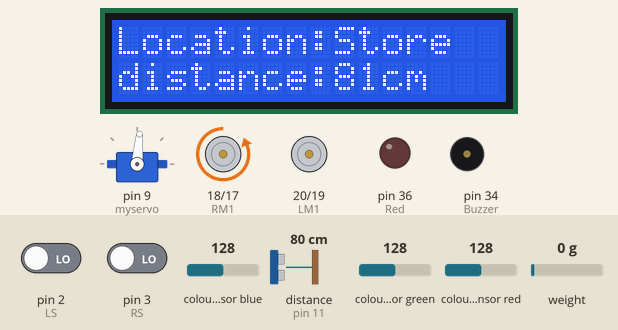
Bench run of a sketch on a simulated Arduino Mega 2560, built with avr-gcc and run on an emulated ATmega2560. On the bench: 16×2 character LCD, servo, motor-driver pin pairs drawn as motors (green arrow = first pin HIGH = forward, orange = second pin HIGH = backward, longer = more drive, scaled by the enable pin), output pins drawn as LEDs (lit = HIGH), buzzer (waves = sounding, pin HIGH). Wiring (inferred from the names in the program): TCS3200 colour sensor: output pin 44; S2 pin 42; S3 pin 43; S0 pin 39; S1 pin 41. Dashed ring = blinking. Inputs (shaded band) come from the test bench; at power-on: distance to the obstacle (sensor on pin 11) 80 cm, pin 2 (LS) LOW, pin 3 (RS) LOW, colour sensor blue 128, colour sensor green 128, colour sensor red 128, weight on the scale 0 g. The echo pulse lasts 58.3 µs per cm; no radio packets arrive unless stated; pins used as bus, display or sensor lines are not drawn; what the sketch prints to the serial monitor is not drawn.

Above: at 3.2 s.
3.3 s: distance to the obstacle (sensor on pin 11) set to 10 cm
At 4.7 s:
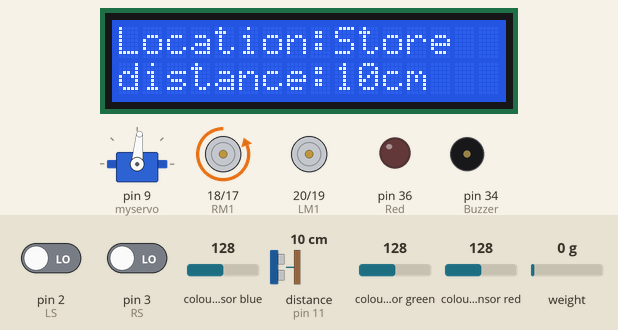
5.3 s: distance to the obstacle (sensor on pin 11) set to 7 cm
At 8.55 s:
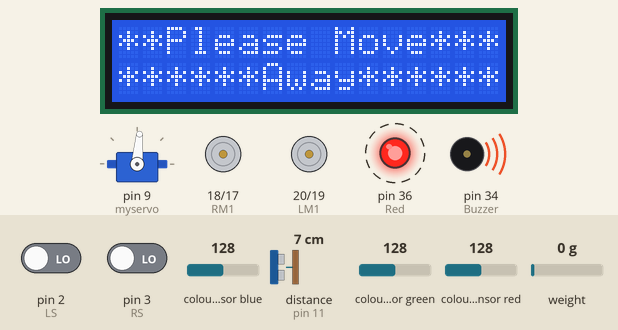
Timing chart, 0 to 15.1 s (numbered marks = the images above; inputs shaded):
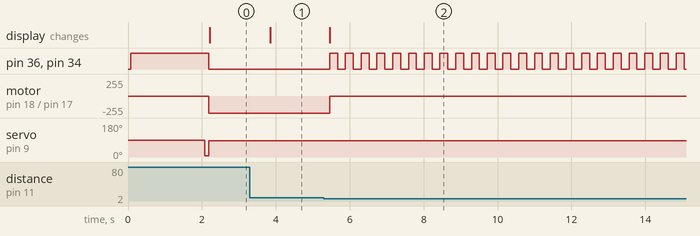

Measured:
- the behaviour switches between 9 and 8 cm on distance to the obstacle (sensor on pin 11) (found by bisection; images 1 and 2)
- after the input at 3.3 s, the display: changes after 0.55 s (image 1)
- after the input at 5.3 s, pin 36 (Red), pin 34 (Buzzer): alternates HIGH for 0.21 s and LOW for 0.21 s, starting after 0.16 s; motor on pin 18 (RM1) / pin 17 (RM2): backward 255/255 → stopped after 0.16 s; the display: changes after 0.16 s (image 2)

The sketch:

Transportation_Robot.ino
```cpp
#include <SPI.h>
#include "nRF24L01.h"
#include "RF24.h"
#include <NewPing.h>
#include <LiquidCrystal.h>
#include "HX711.h"
#include <Servo.h>

#define TRIGGER_PIN  12  // Arduino pin tied to trigger pin on the ultrasonic sensor.
#define ECHO_PIN     11  // Arduino pin tied to echo pin on the ultrasonic sensor.
#define MAX_DISTANCE 200 // Maximum distance we want to ping for (in centimeters). Maximum sensor distance is rated at 400-500cm.
#define LS 2      // left sensor line tracking
#define RS 3      // right sensor line tracking
/*-------definning Outputs------*/
#define LM1 20       // left motor
#define LM2 19       // left motor
#define RM1 18      // right motor
#define RM2 17      // right motor
#define Speed 7
/*-------Color sensor----------*/
#define S0 39
#define S1 41
#define S2 42
#define S3 43
#define sensorOut 44
/*-------Weight sensor--------*/
#define DOUT 5
#define CLK  6

/*-------Buzzer-------------*/
int Buzzer = 34;

/*-------LED---------------*/
int Red   = 36;
int Green = 38;

/*---------LCD-----------------*/
LiquidCrystal lcd (22,24,26,28,30,32);
NewPing sonar(TRIGGER_PIN, ECHO_PIN, MAX_DISTANCE);
RF24 radio(40,53);  // make sure this corresponds to the pins you are using
Servo myservo;
HX711 scale(DOUT, CLK);


unsigned long lcdtime = millis();
unsigned long buzzertime = millis();
unsigned long Btime = millis();
unsigned long Tconnection = millis ();
int Mconnection = 0;
int Cconnection = 0;
int Sconnection = 0;
int distance;
int off = 0;
int frequency = 0;
int R,G,B;
int obsi , mass , effency , fire, state , button , C;
char color, loc;
String location;
const uint64_t pipes[2] = {
  0xF0F0F0F0E1LL, 0xF0F0F0F0D2LL };

float calibration_factor = 220; //-7050 worked for my 440lb max scale setup
float units;
float ounces;
/************************Communication data****************************/
typedef struct{
  byte Mlamppost;
  byte Mroll;
  byte Mconnection;
  byte Ccamv;
  byte Ccamh;
  byte Cfan1;
  byte Cfan2;
  byte Cfan3;
  byte Cgates;
  byte Cairsuction;
  byte Cturnoff;
  byte Cconnection;
  int Rmass;
  byte Robsetcal;
  byte Rrunning;
  byte Rturnedoff;
  byte Rconnection;
  byte Ssmi;
  byte Ssmo;
  byte Ssmw;
  byte Sfanon1;
  byte Sfanon2;
  byte Sfanon3;
  byte Sfli;
  byte Sflo;
  byte Sflw;
  byte Sgatesstate;
  byte Sdanger;
  byte Sconnection;
  char Rlocation;
}
A_t;
typedef struct{
  char location;
  int mass;
  byte fork;
  byte obsetcal;
  byte connection = 1;
  byte working;
  byte turnedoff;
}
B_t;

A_t router;
B_t robot;

void setup()
{
  radio.begin();
  radio.openWritingPipe(pipes[1]);
  radio.openReadingPipe(1,pipes[0]);
  radio.startListening();
  lcd.begin (16,2);
  pinMode(LS, INPUT);
  pinMode(RS, INPUT);
  pinMode(LM1, OUTPUT);
  pinMode(LM2, OUTPUT);
  pinMode(RM1, OUTPUT);
  pinMode(RM2, OUTPUT);
  pinMode(Speed, OUTPUT);
  pinMode(Green, OUTPUT);
  pinMode(Red, OUTPUT);
  pinMode(Buzzer, OUTPUT);
  Serial.begin (57600);
  lcd.clear ();
  lcd.setCursor (0,0);
  lcd.print ("Location:");
  lcd.setCursor (0,1);
  lcd.print ("distance:");
  pinMode(S0, OUTPUT);
  pinMode(S1, OUTPUT);
  pinMode(S2, OUTPUT);
  pinMode(S3, OUTPUT);
  pinMode(sensorOut, INPUT);
  digitalWrite(S0,HIGH);
  digitalWrite(S1,LOW);
  digitalWrite(Green,HIGH);
  digitalWrite(Red,HIGH);
  digitalWrite(Buzzer , HIGH);
  scale.set_scale();
  scale.tare();  //Reset the scale to 0
  long zero_factor = scale.read_average();
  myservo.attach (9);
  myservo.write (7);
  robot.obsetcal = 0;

}
void loop()
{
  /*
      if(millis()-Tconnection > 2000)
{
  if ( router.Mconnection == 0){
  Mconnection = 0;
}else {
  Mconnection = 1;
}
  router.Mconnection = 0;
  Tconnection = millis ();}
    if (Mconnection == 0){
Sconnection = 0;
router.Cturnoff = 0;
Cconnection = 0;}else {
Sconnection = router.Sconnection;
Cconnection = router.Cconnection;
}*/

  distance = sonar.ping_cm ();
  scale.set_scale(calibration_factor);

  Serial.print("Reading: ");
  units = scale.get_units(), 10;
  if (units < 0) {
    units = 0.00;
  }
  robot.mass = units ;
  ounces = units * 0.035274;
  Serial.print(units);
  Serial.print(" grams");
      // Setting red filtered photodiodes to be read
  digitalWrite(S2,LOW);
  digitalWrite(S3,LOW);
  // Reading the output frequency
  frequency = pulseIn(sensorOut, LOW);
  R = frequency;
  // Setting Green filtered photodiodes to be read
  digitalWrite(S2,HIGH);
  digitalWrite(S3,HIGH);
  // Reading the output frequency
  frequency = pulseIn(sensorOut, LOW);
  G= frequency;
  // Setting Blue filtered photodiodes to be read
  digitalWrite(S2,LOW);
  digitalWrite(S3,HIGH);
  // Reading the output frequency
  frequency = pulseIn(sensorOut, LOW);
  // Printing the value on the serial monitor
  B = frequency;
  if (55 < R && R < 160 && 40 < G && G < 142 && 65 < B  && B< 142){
    color = 'G';
    loc = 'I';
    location = "Input";
  }else if (130 < R && R < 185 && 150 < G && G < 220 && 90 < B  && B< 150){
    color = 'B';
  }else if (20 < R && R < 100 && 100 < G && G < 180 && 80 < B  && B< 180){
    color = 'R';
    loc = 'O';
    location = "Output";
  }else if (170 < R && R < 240 && 190 < G && G < 300 && 160 < B  && B< 240){
    color = 'S';
    loc = 'R';
    location = "Service";
  }else if (10 < R && R < 55 && 15 < G && G < 60 && 10 < B  && B< 60){
    color = 'W' ;
    loc = 'S';
    location = "Store";
    }
  else {
    Serial.println ("N");
  }

  switch (loc){
    case 'O':
    myservo.write(85);
    state = 1;
    break;
    case 'R':
    myservo.write (85);
    state = 1;
    break;
    case 'I':
    myservo.write (7);
    state = 0;
    break;
    case 'S':
    myservo.write (85);
    state = 1;
    break;
    default:
    myservo.write (7);
    state = 0;
    break;
  }


  Serial.println (distance);
 if (distance > 9 && router.Cturnoff == 0 && router.Sdanger == 0 || distance == 0 && router.Cturnoff == 0 && router.Sdanger == 0){
  digitalWrite(Green,HIGH);
  digitalWrite(Red,LOW);
  digitalWrite(Buzzer , LOW);
  Serial.print ("State :");
   Serial.println ("On");
  obsi = 0 ;
  if(millis()-lcdtime > 500)     //Has one second passed?
  {
  lcd.clear ();
  lcd.setCursor (0,0);
  lcd.print ("Location:");
  lcd.setCursor (0,1);
  lcd.print ("distance:");
  lcd.setCursor (9,1);
  lcd.print ("      ");
  lcd.setCursor (9,1);
  lcd.print (distance);
  lcd.print ("cm");
  lcd.setCursor (9,0);
  lcd.print ("       ");
  lcd.setCursor (9,0);
  lcd.print (location);
  lcdtime = millis ();
  }
 if(digitalRead(LS) && digitalRead(RS))     // Move Forward
  {
    digitalWrite(LM1, LOW);
    digitalWrite(LM2, LOW);
    digitalWrite(RM1, LOW);
    digitalWrite(RM2, LOW);

  }

  if(!(digitalRead(LS)) && digitalRead(RS))     // Turn right
  {
    digitalWrite(LM1, LOW);
    digitalWrite(LM2, HIGH);
    digitalWrite(RM1, LOW);
    digitalWrite(RM2, LOW);
  }

  if(digitalRead(LS) && !(digitalRead(RS)))     // turn left
  {
    digitalWrite(LM1, LOW);
    digitalWrite(LM2, LOW);
    digitalWrite(RM1, LOW);
    digitalWrite(RM2, HIGH);
  }

  if(!(digitalRead(LS)) && !(digitalRead(RS)))     // stop
  {
    digitalWrite(LM1, LOW);
    digitalWrite(LM2, HIGH);
    digitalWrite(RM1, LOW);
    digitalWrite(RM2, HIGH);

  }
  robot.turnedoff = 0;
  robot.working   = 1;
  robot.obsetcal = 0;
  }else if (router.Sdanger == 1 && router.Sconnection == 1){
stopall ();
robot.turnedoff = 1;
robot.working = 0;
robot.obsetcal = 0;
 if(millis()-buzzertime > 50)     //Has one second passed?
  {
  if (off == 0){
    off = 1;
  }else {
    off = 0;
  }
  digitalWrite (Buzzer , off);
  digitalWrite (Red, off);
  digitalWrite (Green , LOW);
  buzzertime = millis ();
  }


     if(millis()-lcdtime > 500)     //Has one second passed?
  { lcd.clear ();
    lcd.print ("*****Warning****");
    lcd.setCursor (0,1);
    lcd.print ("     Fire!!");
  lcdtime = millis ();
  }
  }
  else if (router.Cturnoff == 1) {
    stopall ();
    robot.turnedoff = 1;
    robot.working = 0;
    robot.obsetcal = 0;
    digitalWrite(Green,LOW);
    digitalWrite(Red,HIGH);
    digitalWrite (Buzzer , LOW);
      Serial.print ("State :");
   Serial.println ("OFF");

 if(millis()-lcdtime > 500)     //Has one second passed?
  { lcd.clear ();
    lcd.print ("   Turned off!  ");
  lcdtime = millis ();
  }
  }
 else if(distance < 9 && distance != 0 && router.Cturnoff == 0) {
  robot.turnedoff = 0;
    robot.working = 0;
    robot.obsetcal = 1;
  stopall ();
  obsi = 1;
  if(millis()-lcdtime > 500)     //Has one second passed?
  {
  lcd.clear();
  lcd.print ("**Please Move***");
  lcd.setCursor (0,1);
  lcd.print ("******Away******");
  lcdtime = millis ();
  }
  if(millis()-buzzertime > 200)     //Has one second passed?
  {
  if (off == 0){
    off = 1;
  }else {
    off = 0;
  }
  digitalWrite (Buzzer , off);
  digitalWrite (Red, off);
  digitalWrite (Green , LOW);
  buzzertime = millis ();
  }
 }

/*---------------------comunication-------------------------*/
  robot.location= loc ;
  robot.mass= mass;
 // duino2.X = state;
 // duino2.Y = obsi;
 // duino2.Z = C;
  // end of analog reading
   // radio stuff
/********************Data communication***********************/
 if ( radio.available() )
  {
    bool done = false;
    while (!done)
    {
      done = radio.read( &router, sizeof(router) );
    }
    if (router.Mroll == 1){
    radio.stopListening();
    radio.write( &robot, sizeof(robot) );
    radio.startListening();
    }
  }
  /*************************************************/
Serial.print ("Turnoff :");
Serial.println (router.Cturnoff);
}

void stopall (){
    digitalWrite(LM1, LOW);
    digitalWrite(LM2, LOW);
    digitalWrite(RM1, LOW);
    digitalWrite(RM2, LOW);
}
```
